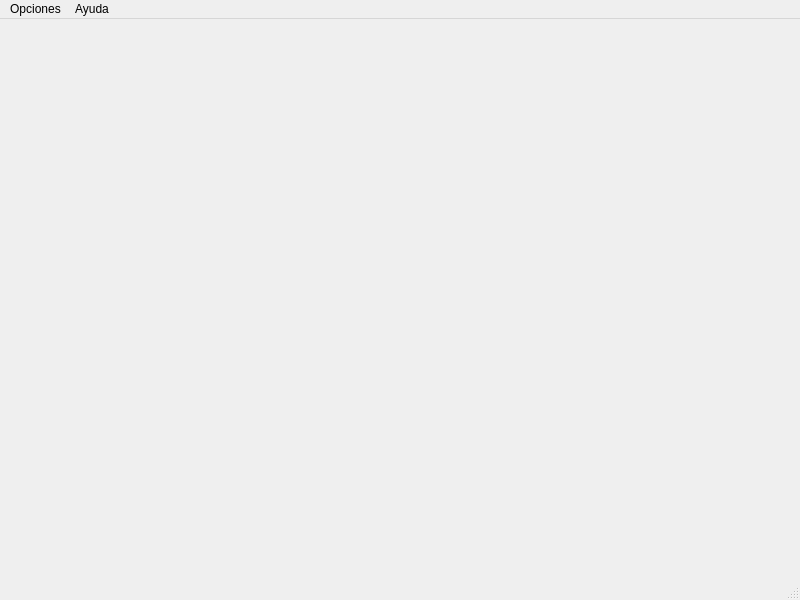
<?xml version="1.0" encoding="UTF-8"?>
<ui version="4.0">
 <class>Principal</class>
 <widget class="QMainWindow" name="Principal">
  <property name="geometry">
   <rect>
    <x>0</x>
    <y>0</y>
    <width>800</width>
    <height>600</height>
   </rect>
  </property>
  <property name="windowTitle">
   <string>MainWindow</string>
  </property>
  <property name="windowIcon">
   <iconset resource="recursos.qrc">
    <normaloff>:/imagen/recursos/safe home.png</normaloff>:/imagen/recursos/safe home.png</iconset>
  </property>
  <widget class="QWidget" name="centralwidget"/>
  <widget class="QMenuBar" name="menubar">
   <property name="geometry">
    <rect>
     <x>0</x>
     <y>0</y>
     <width>800</width>
     <height>22</height>
    </rect>
   </property>
   <widget class="QMenu" name="menuOpciones">
    <property name="title">
     <string>Opciones</string>
    </property>
    <addaction name="actionMiembros"/>
    <addaction name="separator"/>
    <addaction name="actionCategorias"/>
    <addaction name="separator"/>
    <addaction name="actionRegistrar"/>
    <addaction name="actionReporte"/>
   </widget>
   <widget class="QMenu" name="menuAcerca_de">
    <property name="title">
     <string>Ayuda</string>
    </property>
    <addaction name="actionAcerca_de"/>
   </widget>
   <addaction name="menuOpciones"/>
   <addaction name="menuAcerca_de"/>
  </widget>
  <widget class="QStatusBar" name="statusbar"/>
  <action name="actionMiembros">
   <property name="text">
    <string>Miembros</string>
   </property>
  </action>
  <action name="actionCategorias">
   <property name="text">
    <string>Categorias</string>
   </property>
  </action>
  <action name="actionRegistrar">
   <property name="text">
    <string>Registrar</string>
   </property>
  </action>
  <action name="actionReporte">
   <property name="text">
    <string>Reporte</string>
   </property>
  </action>
  <action name="actionAcerca_de">
   <property name="text">
    <string>Acerca de</string>
   </property>
  </action>
 </widget>
 <resources>
  <include location="recursos.qrc"/>
 </resources>
 <connections/>
</ui>
